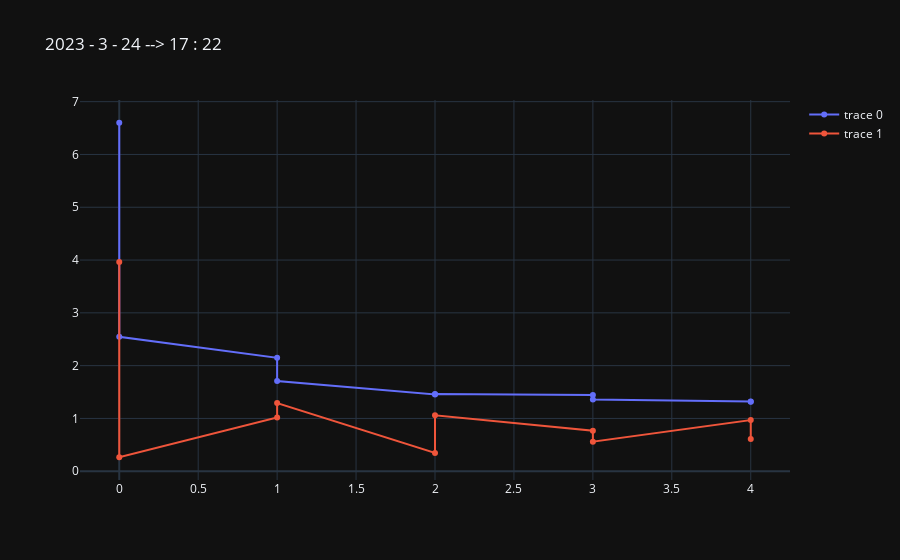

Here is the notebook cell this chart was saved with:
### Code cell
fig = go.FigureWidget()

df, t = update_csv()
update_fig(df, t)
fig.show()
# while True:
#     df = update_csv()
#     update_fig(df)
#     time.sleep(15)
#     clear_output(wait=True)
#     fig.show()

### Figure 1 — Plotly figure (JSON) as saved in the notebook; plotly's stock layout.template omitted (floating-point values rounded to 4 significant figures)
{"data": [{"mode": "lines+markers", "x": [0, 0, 1, 1, 2, 2, 3, 3, 4, 4], "y": [6.601, 2.546, 2.149, 1.708, 1.454, 1.462, 1.445, 1.357, 1.32, 1.317], "type": "scatter", "uid": "93f70697-0a7f-49bf-914f-88b6c11c4f36"}, {"mode": "lines+markers", "x": [0, 0, 1, 1, 2, 2, 3, 3, 4, 4], "y": [3.965, 0.2648, 1.016, 1.292, 0.3458, 1.058, 0.7676, 0.5596, 0.9694, 0.6095], "type": "scatter", "uid": "e80dba0b-af63-4335-961f-b7c1da6a3343"}], "layout": {"title": {"text": "2023 - 3 - 24 --> 17 : 22"}}}
